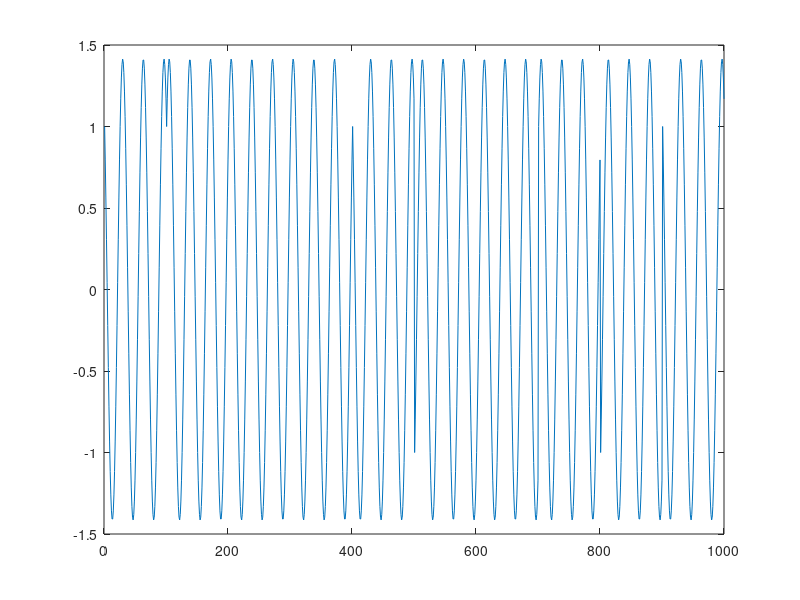

Source code (MATLAB): (Note: this script raises an error after producing the figure.)
clear all; close all;
%zakładamy szybkość transmisji 10 ksym/s
%zatem kolejne symbole modulacji będą pojawiać się co czas Ts - to będzie nasza podstawowa jednostka pracy systmu
numSyms=10; %generujemy 10 symboli
sps=100;%liczba probek na symbol
Ts=1e-6;
M=4; %modulation order. Jak widać testujemy modulację QPSK

%TODO 1: wygeneruj numSyms losowych liczb całkowitych z zakresu od 0 do M-1 użyj funkcji randi
inData= zeros(numSyms,1);
for i = 1:1:numSyms
    inData(i) = randi(M)-1;
end

%TODO 2: przekształć wejściowy strumień danych na ciąg symboli QPSK użyj funkcji qammod
symStr = qammod(inData,M); %wygeneruj ciąg symboli QPSK

%TODO 3: w naszym eksperymencie zakładamy szybkosć symbolową 10 ksym/s zatem czas trwania każdego symbolu to 100 taktów zegara
%wydłuż czas trwania symboli znajdujących się w zmiennej symStr z jednego do stu taktów korzystając z funkcji repelem
symStr = repelem(symStr,sps);
%Przygladając się zmiennej symStr można zauważyć, że zawiera ona tzw. dolnopasmową reprezentację zespoloną sygnału
%Krótko mówiąc opisuje ona, w postaci liczby zespolonej, amplitudę i fazę sygnału przy założeniu że jego częstotliwość środkowa (czyli nośna) to 0 Hz
%Jesli chcemy zobaczyć rzeczywistą postać sygnału najprościej będzie jeśli przesuniemy sygnał w dziedzienie częstotliwości np o 30 kHz a następnie weźmiemy z niego jedynie część rzeczywistą

%TODO 4: przesuń sygnał w dziedzinie częstotliwości o 30 kHz mnożąc go
%przez sygnał postaci e^jwt. Użyj funkcji exp i real. W Matlabie jednostke
%urojoną zapisujemy jako 1i
fc=3e4;
% cplxMod = (symStr.*exp(1i*fc*(0:1:(length(symStr)-1))*Ts)')';
t = (0:(length(symStr)-1)) * Ts; % czas próbkowania
cplxMod = symStr .* exp(1i * 2 * pi * fc * t)';
%pwelch(cplxMod,4096,[],[],1/Ts,'centered');
realMod=real(cplxMod);
%zrobione? TAK, to oglądamy
title('postać rzeczywista niefiltrowanego sygnału QPSK');
plot(realMod);
%Wygląda jak w ksiązkach no to teraz czas większy realizm. Jak niebawem
%sprawdzimy  modulacja bez filtracji niestety ma niewiele sensu.
%Widzieliśmy już diagramy konstelacji zatem zobaczmy też rzeczywistą postać
%sygnału po filtracji

%TODO 5: wygeneruj filtr o charakterystyce podniesiony cosinus (RC)
%korzystając z funkcji rcosdesign. Pamiętaj, że w naszym przypadku mamy sps
%próbek na symbol, natomiast uzyskanie dobrej jakości filtracji zapewnia
%filtr obejmujący co najmniej 10 symboli. Przyjmij współczynnik poszerzenia
%pasma na poziomie 0,35
rcFiltr= rcosdesign(0.35,10,sps);
%TODO 6: zastosuj operację filtracji wygenerowanym filtrem do sygnału ze
%zmiennej symStr. Użyj funkcji upfirdn
rcSyms=upfirdn(symStr,rcFiltr,1,1);
rcSyms=rcSyms(floor(length(rcFiltr)/2)+1:end-floor(length(rcFiltr)/2)); % a co to za linijka? Zastanów się co robi i po co 
%TODO 7: przesuń sygnał w dziedzinie częstotliwości o 30 kHz tak żeby się
%go przyjemnie oglądało. Krótko mówiąc zrób dokładnie to samo co w punkcie
%todo 4
t2 = (0:(length(rcSyms)-1)) * Ts;
figure;
cplxModRC=rcSyms.* exp(1i * 2 * pi * fc * t2)';
realModRC=real(cplxModRC);
title('postać rzeczywista sygnału QPSK filtrowanego filtrem RC');
plot(realModRC);


